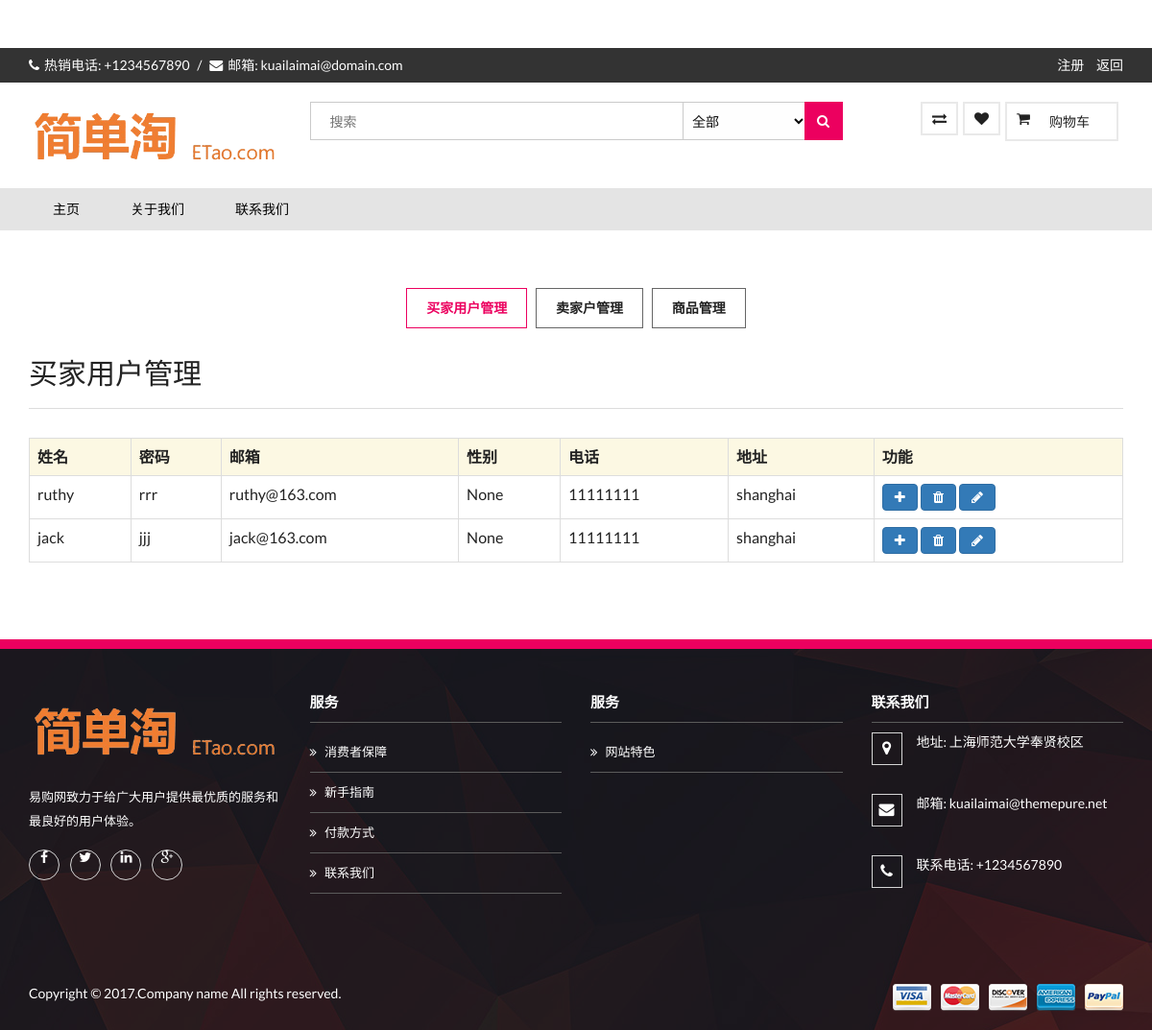
The app's page /administrator_manage.page with its own data.
### tables this page shows
CREATE TABLE customer (id  INTEGER PRIMARY KEY AUTOINCREMENT,name TEXT,password TEXT,email TEXT,sex TEXT,tel TEXT,address TEXT);

### manage.py (the view)
@app.route('/administrator_manage.page')
def administrator_manage():
    session.customer_all = Customer.query_all()
    session.seller_all = Seller.query_all()
    session.product_all = Production.all_query()
    return render_template('administrator_manage.html')

### models.py (called while the page is built)
def get_conn():
    return sqlite3.connect("easytao.db")

    @staticmethod
    def query_all():
        sql = "select * from customer"
        conn = get_conn()
        cursor = conn.cursor()
        rows = cursor.execute(sql)
        lists=[]
        for row in rows:
            lists.append(row)
        conn.commit()
        cursor.close()
        conn.close()
        return lists

    @staticmethod
    def query_all():
        sql = "select * from seller"
        conn = get_conn()
        cursor = conn.cursor()
        rows = cursor.execute(sql)
        lists = []
        for row in rows:
            lists.append(row)
        conn.commit()
        cursor.close()
        conn.close()
        return lists

    @staticmethod
    def all_query(order=None):
        if order:
            sql = "select * from product desc order by id "+order
        else:
            sql = "select * from product desc order by id"
        conn = get_conn()
        cursor = conn.cursor()
        rows = cursor.execute(sql)
        list = []
        for row in rows:
            list.append(row)
        conn.commit()
        cursor.close()
        conn.close()
        return list

### templates/administrator_manage.html (shortened to what this page needs)
﻿<!doctype html>
<html class="no-js" lang="en">
<head>
<link rel="stylesheet" href="/static/css/bootstrap.min.css">
<link rel="stylesheet" href="/static/css/animate.css">
<link rel="stylesheet" href="/static/css/jquery-ui.min.css">
<link rel="stylesheet" href="/static/css/meanmenu.min.css">
<link rel="stylesheet" type="text/css" href="/static/lib/rs-plugin/css/settings.css" media="screen" />
<link rel="stylesheet" href="/static/css/owl.carousel.css">
<link rel="stylesheet" href="/static/css/font-awesome.min.css">
<link rel="stylesheet" href="/static/css/style.css">
<link rel="stylesheet" href="/static/css/responsive.css">
</head>
<br>
<body>
<div class="header-top-area hidden-xs">
	<div class="container">
		<div class="row">
			<div class="col-lg-6 col-md-6 col-sm-4">
				<div class="welcome">
					<span class="phone">热销电话: +1234567890</span> <span class="hidden-sm">/</span>
					<span class="email hidden-sm">邮箱: kuailaimai@domain.com</span>
				</div>
			</div>
			<div class="col-lg-6 col-md-6 col-sm-8">
				<div class="top-menu">
					<ul>
						<li><a href="{{ url_for('.customer_registered') }}">注册</a></li>
                        <li><a href="{{ url_for('.index') }}">返回</a></li>
					</ul>
				</div>
			</div>
		</div>
	</div>
</div>
<div class="sticky-wrapper">
	<div class="sticky-wrapper">
		<header>
			<div class="header-bottom-area">
				<div class="container">
					<div class="row">
						<div class="col-lg-3 col-md-3 col-sm-3 col-xs-12">
							<div class="logo">
								<a href="index.html"><img src="/static/img/logo/logo.png" alt="" /></a>
							</div>
						</div>
						<div class="col-lg-6 col-md-5 col-sm-5 col-xs-6 hidden-xs">
							<div class="header-search">
								<select>
									<option value="0">全部</option>
								</select>
								<input type="text" placeholder="搜索" />
								<button><i class="fa fa-search"></i></button>
							</div>
						</div>
						<div class="col-lg-3 col-md-4 col-sm-4 col-xs-12 float-right account-wrap">
							<div class="my-account-holder float-right">
								<div class="total-cart my-account-title" data-toggle="my-cart">
									<div class="user-icon float-left">
										<i class="fa fa-shopping-cart" aria-hidden="true"></i>
									</div>
									<div class="float-left cart-link">
										<a href="#">购物车</a>
									</div>
									<div class="clearfix"></div>
								</div>
							</div>
							<div class="my-account-holder float-right">
								<div class="my-account-title">
									<div class="user-icon float-left">
										<i class="fa fa-heart" aria-hidden="true"></i>
									</div>
									<div class="clearfix"></div>
								</div>
							</div>
							<div class="my-account-holder float-right">
								<div class="my-account-title">
									<div class="user-icon float-left">
										<i class="fa fa-exchange" aria-hidden="true"></i>
									</div>
									<div class="clearfix"></div>
								</div>
							</div>
						</div>
					</div>
				</div>
			</div>
			<div class="main-menu-area hidden-xs">
				<div class="container">
					<div class="row">
						<div class="col-lg-12 col-md-12 col-sm-12">
							<div class="main-menu">
								<nav>
									<ul>
                                        <li><a href="{{ url_for('.index') }}">主页</a></li>
									<li><a href="{{ url_for('.about') }}">关于我们</a></li>
									<li><a href="{{ url_for('.contact') }}">联系我们</a></li>
									</ul>
								</nav>
							</div>
						</div>
					</div>
				</div>
			</div>
		</header>
	</div>
</div>
<div class="features-area pad-60">
	<div class="container">
		<div class="row">
			<div class="col-lg-12">
				<div class="product-tab">
					<ul class="tab-menu" role="tablist">
						<li role="presentation" class="active"><a href="#home" aria-controls="home" role="tab"
							data-toggle="tab">买家用户管理</a></li>
						<li role="presentation"><a href="#men" aria-controls="men" role="tab" data-toggle="tab">
							卖家户管理</a></li>
						<li role="presentation"><a href="#women" aria-controls="women" role="tab" data-toggle="tab">
							商品管理</a></li>
					</ul>
					<div class="tab-content">
						<div role="tabpanel" class="tab-pane active" id="home">
							<div class="row">
								<div class="col-md-12 ">
                                    <div class="heading"><h2>买家用户管理</h2></div>
                                            <table class="table table-bordered table-hover">
                                                <tr class="warning">
                                                    <th>姓名</th>
                                                    <th>密码</th>
                                                    <th>邮箱</th>
                                                    <th>性别</th>
                                                    <th>电话</th>
                                                    <th>地址</th>
                                                    <th>功能</th>
                                                </tr>
                                                {% for cus in session.customer_all %}
                                                    <tr>
                                                        <td>{{ cus[1] }}</td>
                                                        <td>{{ cus[2] }}</td>
                                                        <td>{{ cus[3] }}</td>
                                                        <td>{{ cus[4] }}</td>
                                                        <td>{{ cus[5] }}</td>
                                                        <td>{{ cus[6] }}</td>
                                                        <td>
                                                            <button class="btn btn-primary" data-toggle="modal" data-target="#exampleModal0"><i class="fa fa-plus"></i></button>
                                                            <a href="/delete_customer/customer_id={{ cus[0] }}"><button class="btn btn-primary"><i class="fa fa-trash"></i></button></a>
                                                            <button class="btn btn-primary" data-toggle="modal" data-target="#exampleModal1{{ cus[0] }}"><i class="fa fa-pencil"></i></button>
                                                        </td>
                                                    </tr>
                                                {% endfor %}
                                            </table>
                                </div>
							</div>
						</div>
					</div>
				</div>
			</div>
		</div>
	</div>
</div>
<footer>
	<div class="footer-top-area">
		<div class="container">
			<div class="row">
				<div class="col-lg-3 col-md-3 col-sm-4">
					<div class="footer-widget">
						<img src="/static/img/logo/logo.png" alt="" />
						<p>易购网致力于给广大用户提供最优质的服务和最良好的用户体验。</p>
						<div class="widget-icon">
							<a href="#"><i class="fa fa-facebook"></i></a>
							<a href="#"><i class="fa fa-twitter"></i></a>
							<a href="#"><i class="fa fa-linkedin"></i></a>
							<a href="#"><i class="fa fa-google-plus"></i></a>
						</div>
					</div>
				</div>
				<div class="col-lg-3 col-md-3 hidden-sm">
					<div class="footer-widget">
						<h3>服务</h3>
						<ul class="footer-menu">
							<li><a href="#">消费者保障</a></li>
							<li><a href="#">新手指南</a></li>
							<li><a href="#">付款方式</a></li>
							<li><a href="#">联系我们</a></li>
						</ul>
					</div>
				</div>
				<div class="col-lg-3 col-md-3 hidden-sm">
					<div class="footer-widget">
						<h3>服务</h3>
						<ul class="footer-menu">
							<li><a href="#">网站特色</a></li>
						</ul>
					</div>
				</div>
				<div class="col-lg-3 col-md-3 col-sm-4">
					<div class="footer-widget">
						<h3>联系我们</h3>
						<ul class="footer-contact">
							<li>
								<i class="fa fa-map-marker"> </i>
								地址: 上海师范大学奉贤校区
							</li>
							<li>
								<i class="fa fa-envelope"> </i>
								邮箱: kuailaimai@themepure.net
							</li>
							<li>
								<i class="fa fa-phone"> </i>
								联系电话: +1234567890
							</li>
						</ul>
					</div>
				</div>
			</div>
		</div>
	</div>
	<div class="footer-bottom-area">
		<div class="container">
			<div class="row">
				<div class="col-lg-6 col-md-6 col-sm-6">
					<div class="copyright">
						<p>Copyright &copy; 2017.Company name All rights reserved.</p>
					</div>
				</div>
				<div class="col-lg-6 col-md-6 col-sm-6">
					<div class="payment-img">
						<img src="/static/img/payment.png" alt="" />
					</div>
				</div>
			</div>
		</div>
	</div>
</footer>
</body>
</html>

### static/css/style.css (style rules this page uses)
﻿ html, body { height: 100%; }
img { max-width:100%;height:auto }
p { margin:0 0 15px; }
h1, h2, h3, h4, h5, h6 { margin: 0 0 10px; color: #232323; font-weight: 400; }
a { transition: all 0.3s ease 0s;text-decoration:none;color:#222 }
ul { list-style: outside none none; margin: 0; padding: 0 }
body { font-family: 'Lato', sans-serif;color:#222; }
.pad-60 { padding:60px 0 }
.header-top-area { background-color:#333;color:#fff }
.welcome { margin-top: 8px; }
.welcome span.phone { margin-right: 5px; }
.welcome span.email { margin-left: 5px; }
.welcome span.phone::before { content: ""; font-family: FontAwesome; margin-right: 5px; }
.welcome span.email::before { content: ""; font-family: FontAwesome; margin-right: 5px; }
.top-menu { float: right; }
.top-menu ul { float: right; }
.top-menu ul li { display: inline-block; margin-left: 10px; padding: 8px 0; }
.top-menu ul li a { color:#fff }
.header-bottom-area { padding: 20px 0; background-color:#fff }
.header-search { float: right; position: relative; width: 100%; }
.header-search input { border: 1px solid #cacaca; height: 40px; padding: 0 40px 0 20px; width: 100%; }
.header-search select { width: 130px; position: absolute; top: 0px; right: 36.58px; margin-bottom: 0px; height: 40px; padding: .5rem; border: 1px solid #cacaca; margin: 0 0 1rem; font-size: 14px; font-family: inherit; line-height: normal; color: #0a0a0a; background-color: #fefefe; border-radius: 0; }
.header-search button { background-color:#ec005f; color:#fff; border: medium none; height: 40px; position: absolute; right: 0; top: 0; width: 40px; }
.total-cart { position: relative; }
.user-icon { font-size: 15px; padding:8px 10px; float: left; cursor: pointer; }
.cart-link { width: 80px; float: left; }
.cart-link a { line-height: 37px; padding-left:10px; }
.my-account-holder a { display: block; float: left; }
.my-account-holder { position: relative; border: 2px solid #e9e9e9; margin-right:5px; }
.float-left { float: left!important; }
.float-right { float: right!important; }
.main-menu-area { background-color:#e4e4e4 }
.main-menu ul li { float: left; margin-right: 3px; position: relative; }
.main-menu ul li a { display: block; padding: 12px 25px; text-transform: uppercase; color:#000; }
.main-menu ul li:last-child a::before { display:none }
ul.tab-menu { margin-bottom: 30px; text-align: center; }
ul.tab-menu li { display: inline-block; margin: 0 3px; }
ul.tab-menu li.active a,ul.tab-menu li a:hover { border-color:#ec005f;color:#ec005f }
ul.tab-menu li a { border: 1px solid #666; display: block; font-size: 14px; font-weight: 700; padding: 10px 20px; text-transform: uppercase; position:relative; }
ul.tab-menu li a:after { width: 100%; height: 0; top: 0; left: 0; background: #ec005f; }
ul.tab-menu li a:after { content: ''; position: absolute; z-index: -1; -webkit-transition: all 0.3s; -moz-transition: all 0.3s; transition: all 0.3s; }
footer { border-top: solid 10px #ec005f; color: #fff; background-color: #f9fafb; background: url(../img/bgr-footer-h1.jpg); }
.footer-top-area { padding: 50px 0; }
.footer-widget h3 { color:#fff; border-bottom: 1px solid #5b5b5b; display: block; font-size: 15px; font-weight: 700; padding-bottom: 15px; text-transform: uppercase; line-height: 11px; }
ul.footer-menu li a { color:#fff; display: block; font-size: 13px; font-weight: 400; line-height: 40px; border-bottom: 1px solid #5b5b5b; }
ul.footer-menu li:last-child a { padding-bottom:0; }
ul.footer-menu li a::before { content: "\f101"; display: inline-block; font-family: fontawesome; margin-right: 8px; position: relative; top: 0; }
.footer-widget p { font-size: 13px; font-weight: 500; line-height: 25px; margin-top: 22px; }
.widget-icon a { color:#fff; border: 1px solid #d5d5d5; border-radius:50%; display: inline-block; font-size: 14px; height: 32px; line-height: 30px; position: relative; text-align: center; width: 32px; margin-right: 8px; }
ul.footer-contact li { clear: both; display: inline-block; margin-bottom: 15px; padding-bottom: 15px; }
ul.footer-contact li i { border: 1px solid #d5d5d5; border-radius: 0; float: left; font-size: 16px; height: 34px; line-height: 30px; margin-right: 15px; text-align: center; width: 32px; }
.footer-bottom-area { padding: 20px 0; }
.copyright p { margin: 0; }
.payment-img { float: right; }
.heading { border-bottom: 1px solid #ddd;margin-bottom: 30px; }
.heading h1, .heading h2 { font-size: 30px;padding-bottom: 10px; }

### records on screen
customer: name "ruthy", password "rrr", email "ruthy@163.com", sex "None", tel "11111111", address "shanghai"
customer: name "jack", password "jjj", email "jack@163.com", sex "None", tel "11111111", address "shanghai"
